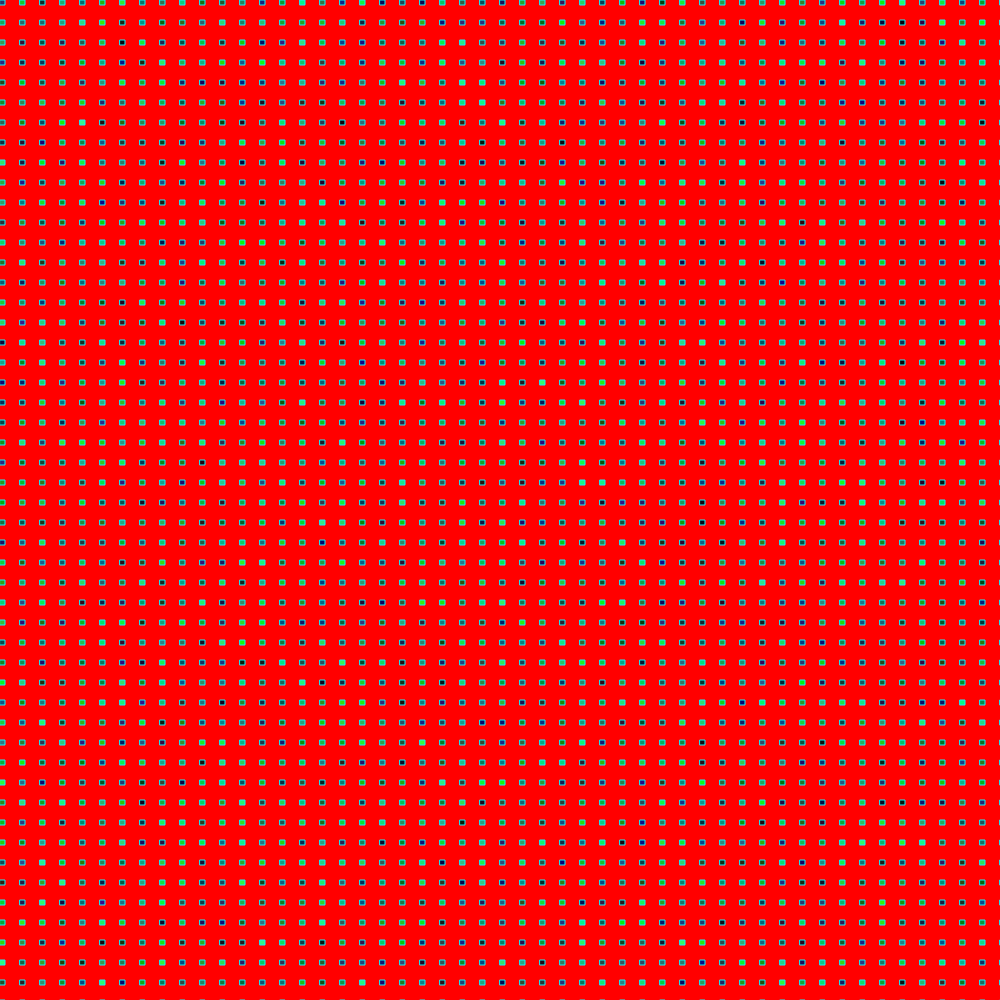
Frame 1 (no input)
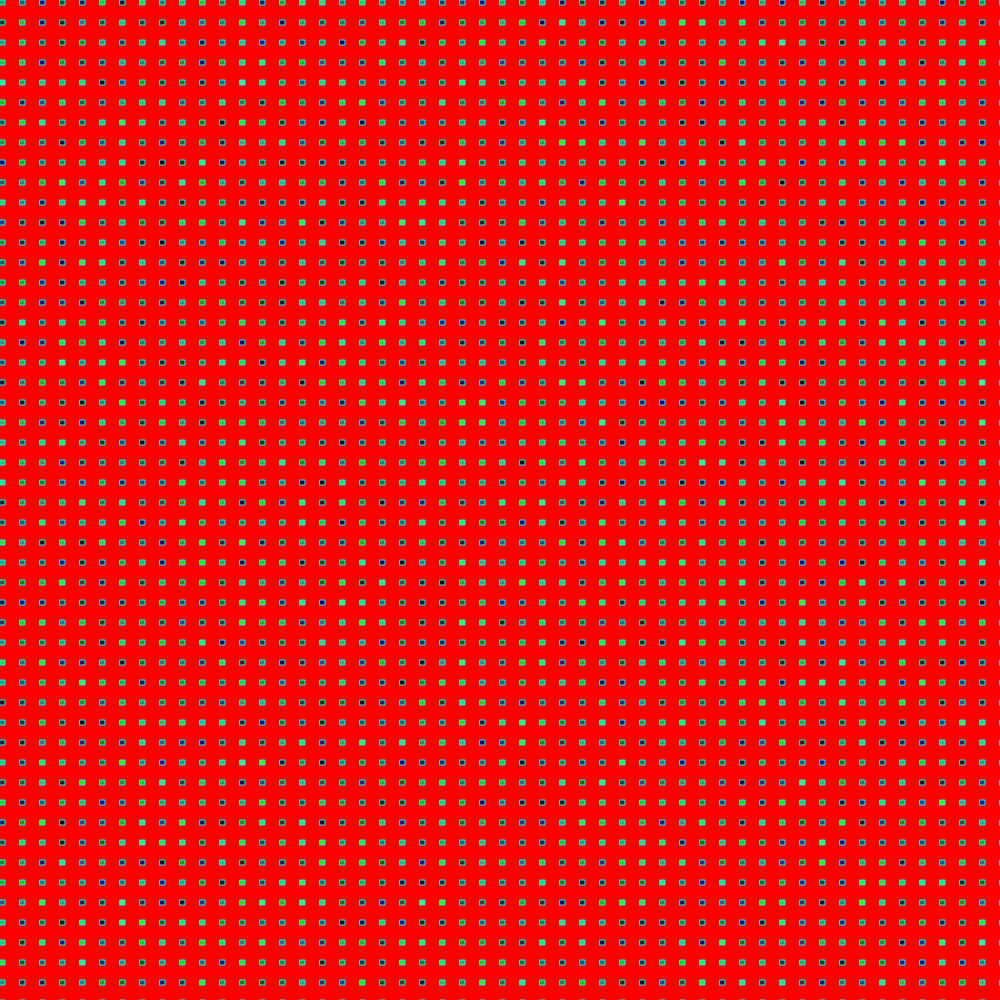
Frame 60 (no input)
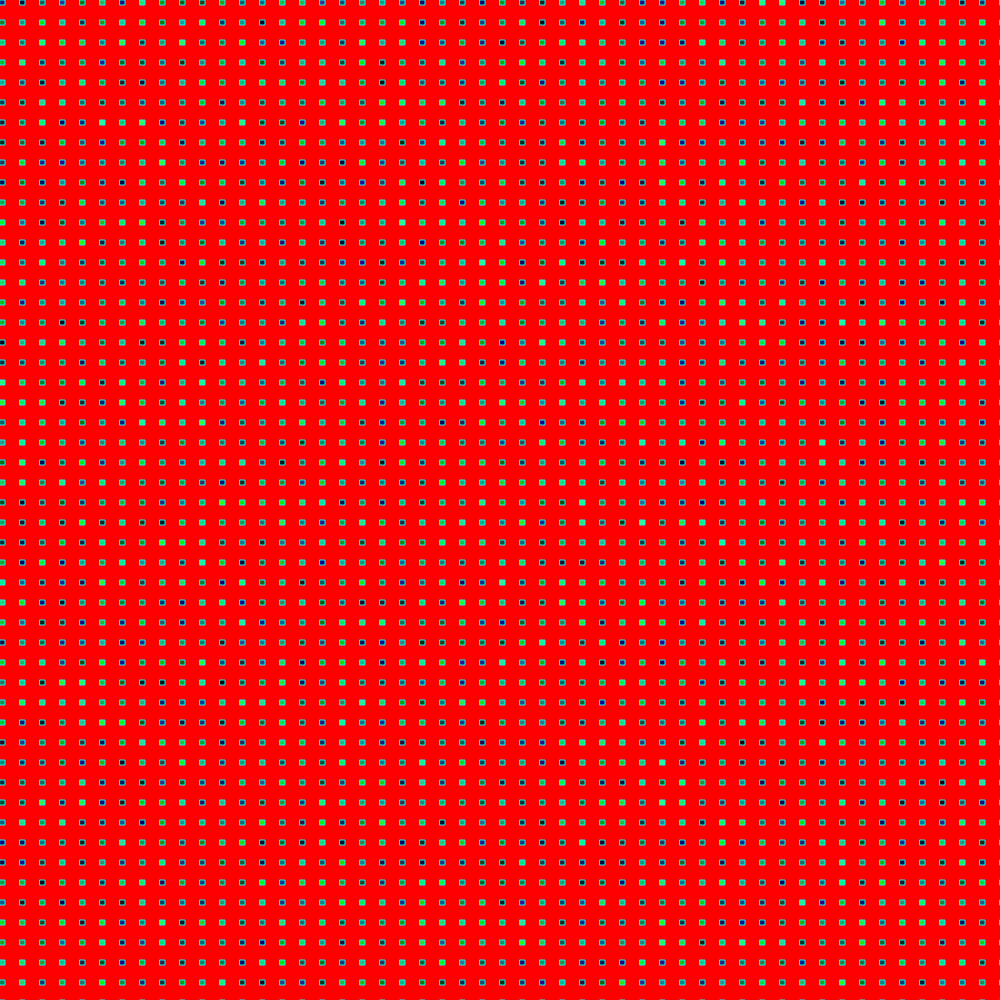
Frame 120 (the mouse pressed at the canvas centre since frame 60)

The p5.js sketch that drew these frames (run headless with seeded random() and noise() and a simulated clock; from frame 60 on, the mouse is pressed at the canvas centre):

// p5.js sketch
// ── sketch.js
let state = 0;

function setup() {
  createCanvas(1000, 1000);
}

function draw() {
  background(220);

  switch(state){

    case 0:
      background('red');
      for (let j = 0 ; j <= height ; j+=20) {
      for(let i = 0 ; i <= width ; i+=20){
        fill(random(54),random(255),random(134));
        stroke(13, 247, 255)
    rect(i,j,5,5) ;
    }
  }

      break;
      case 1:
      background(255, 73, 13);
      for (let j = 0 ; j <= height ; j+=20) {
      for(let i = 0 ; i <= width ; i+=20){
        fill(random(255),random(88),random(166));
        noStroke();
    rect(i,j,5,15) ;
    }
  }

      break;

       case 2:
      background(18, 204, 255);
      for (let j = 0 ; j <= height ; j+=20) {
      for(let i = 0 ; i <= width ; i+=20){
      fill(random(255),random(0),random(105));
      ellipse(i,j,30,30) ;
}
}
      break;

       case 3:
      background(random(13),random(186),random(255));
      for (let j = 0 ; j <= height ; j+=10) {
      for(let i = 0 ; i <= width ; i+=10){
    fill(247, 255, 13);
    arc(i, j, 10, 10, PI, TWO_PI);
  }
}
      break;

       case 4:
      background(0);
      for (let j = 0 ; j <= height ; j+=20) {
      for(let i = 0 ; i <= width ; i+=20){
        fill(random(255));
        rect(i, j, 5, 20);
  }
}
      break;
  }
}
function mouseReleased(){
  state++;
  if(state > 4){
    state =0;
  }
}
